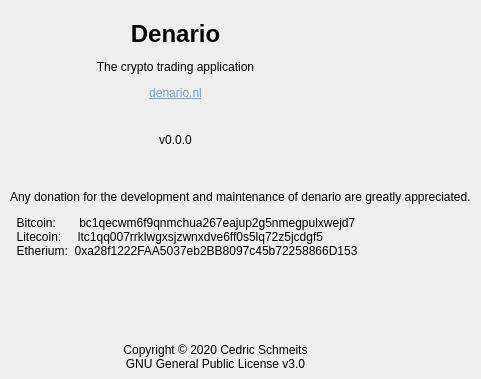
<?xml version="1.0" encoding="UTF-8"?>
<ui version="4.0">
 <class>AboutDialog</class>
 <widget class="QDialog" name="AboutDialog">
  <property name="geometry">
   <rect>
    <x>0</x>
    <y>0</y>
    <width>481</width>
    <height>379</height>
   </rect>
  </property>
  <property name="windowTitle">
   <string>About</string>
  </property>
  <property name="windowIcon">
   <iconset>
    <normaloff>logo.svg</normaloff>logo.svg</iconset>
  </property>
  <widget class="QLabel" name="lblLogo">
   <property name="geometry">
    <rect>
     <x>320</x>
     <y>10</y>
     <width>150</width>
     <height>150</height>
    </rect>
   </property>
   <property name="text">
    <string/>
   </property>
   <property name="pixmap">
    <pixmap>logo.svg</pixmap>
   </property>
   <property name="scaledContents">
    <bool>true</bool>
   </property>
   <property name="textInteractionFlags">
    <set>Qt::LinksAccessibleByMouse|Qt::TextSelectableByKeyboard|Qt::TextSelectableByMouse</set>
   </property>
  </widget>
  <widget class="QLabel" name="lblHeader">
   <property name="geometry">
    <rect>
     <x>10</x>
     <y>20</y>
     <width>331</width>
     <height>111</height>
    </rect>
   </property>
   <property name="text">
    <string>&lt;html&gt;&lt;head/&gt;&lt;body&gt;&lt;p align=&quot;center&quot;&gt;&lt;span style=&quot; font-size:xx-large; font-weight:600;&quot;&gt;Denario&lt;/span&gt;&lt;/p&gt;&lt;p align=&quot;center&quot;&gt;The crypto trading application&lt;/p&gt;&lt;p align=&quot;center&quot;&gt;&lt;a href=&quot;https://denario.nl&quot;&gt;&lt;span style=&quot; text-decoration: underline; color:#729fcf;&quot;&gt;denario.nl&lt;/span&gt;&lt;/a&gt;&lt;/p&gt;&lt;/body&gt;&lt;/html&gt;</string>
   </property>
   <property name="textFormat">
    <enum>Qt::RichText</enum>
   </property>
   <property name="scaledContents">
    <bool>false</bool>
   </property>
   <property name="alignment">
    <set>Qt::AlignLeading|Qt::AlignLeft|Qt::AlignTop</set>
   </property>
   <property name="wordWrap">
    <bool>true</bool>
   </property>
   <property name="openExternalLinks">
    <bool>true</bool>
   </property>
   <property name="textInteractionFlags">
    <set>Qt::LinksAccessibleByKeyboard|Qt::LinksAccessibleByMouse</set>
   </property>
  </widget>
  <widget class="QLabel" name="lblFooter">
   <property name="geometry">
    <rect>
     <x>0</x>
     <y>320</y>
     <width>431</width>
     <height>51</height>
    </rect>
   </property>
   <property name="text">
    <string>&lt;html&gt;&lt;head/&gt;&lt;body&gt;&lt;p align=&quot;center&quot;&gt;Copyright © 2020 Cedric Schmeits &lt;br/&gt;GNU General Public License v3.0&lt;/p&gt;&lt;/body&gt;&lt;/html&gt;</string>
   </property>
   <property name="textFormat">
    <enum>Qt::RichText</enum>
   </property>
   <property name="alignment">
    <set>Qt::AlignBottom|Qt::AlignLeading|Qt::AlignLeft</set>
   </property>
   <property name="wordWrap">
    <bool>true</bool>
   </property>
  </widget>
  <widget class="QLabel" name="label">
   <property name="geometry">
    <rect>
     <x>10</x>
     <y>190</y>
     <width>471</width>
     <height>131</height>
    </rect>
   </property>
   <property name="text">
    <string>&lt;html&gt;&lt;head/&gt;&lt;body&gt;&lt;p&gt;Any donation for the development and maintenance of denario are greatly appreciated.&lt;/p&gt;&lt;p&gt;  Bitcoin:       bc1qecwm6f9qnmchua267eajup2g5nmegpulxwejd7&lt;br/&gt;  Litecoin:     ltc1qq007rrklwgxsjzwnxdve6ff0s5lq72z5jcdgf5&lt;br/&gt;  Etherium:  0xa28f1222FAA5037eb2BB8097c45b72258866D153&lt;/p&gt;&lt;/body&gt;&lt;/html&gt;</string>
   </property>
   <property name="textFormat">
    <enum>Qt::RichText</enum>
   </property>
   <property name="alignment">
    <set>Qt::AlignLeading|Qt::AlignLeft|Qt::AlignTop</set>
   </property>
   <property name="wordWrap">
    <bool>true</bool>
   </property>
   <property name="textInteractionFlags">
    <set>Qt::LinksAccessibleByKeyboard|Qt::LinksAccessibleByMouse|Qt::TextBrowserInteraction|Qt::TextSelectableByKeyboard|Qt::TextSelectableByMouse</set>
   </property>
  </widget>
  <widget class="QLabel" name="lblVersion">
   <property name="geometry">
    <rect>
     <x>10</x>
     <y>130</y>
     <width>331</width>
     <height>19</height>
    </rect>
   </property>
   <property name="text">
    <string>v0.0.0</string>
   </property>
   <property name="alignment">
    <set>Qt::AlignCenter</set>
   </property>
   <property name="textInteractionFlags">
    <set>Qt::NoTextInteraction</set>
   </property>
  </widget>
  <zorder>lblHeader</zorder>
  <zorder>lblFooter</zorder>
  <zorder>label</zorder>
  <zorder>lblVersion</zorder>
  <zorder>lblLogo</zorder>
 </widget>
 <resources/>
 <connections/>
</ui>
